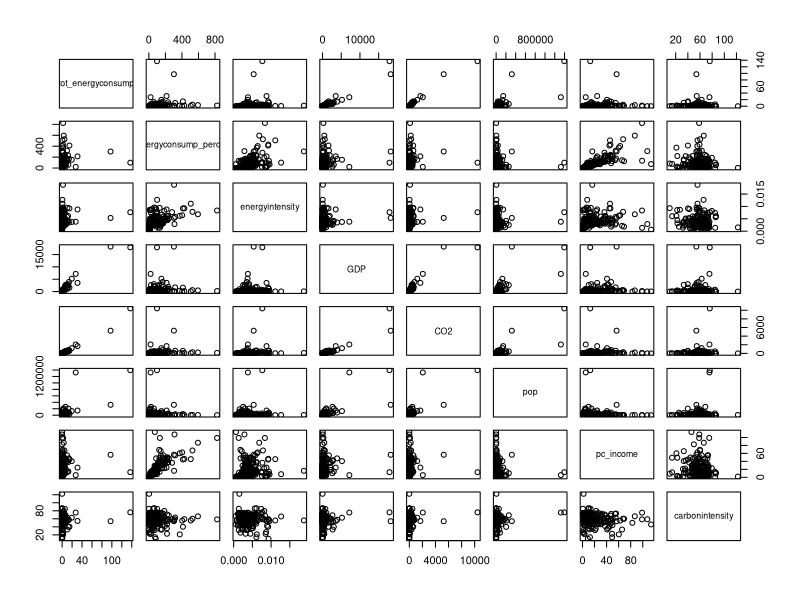
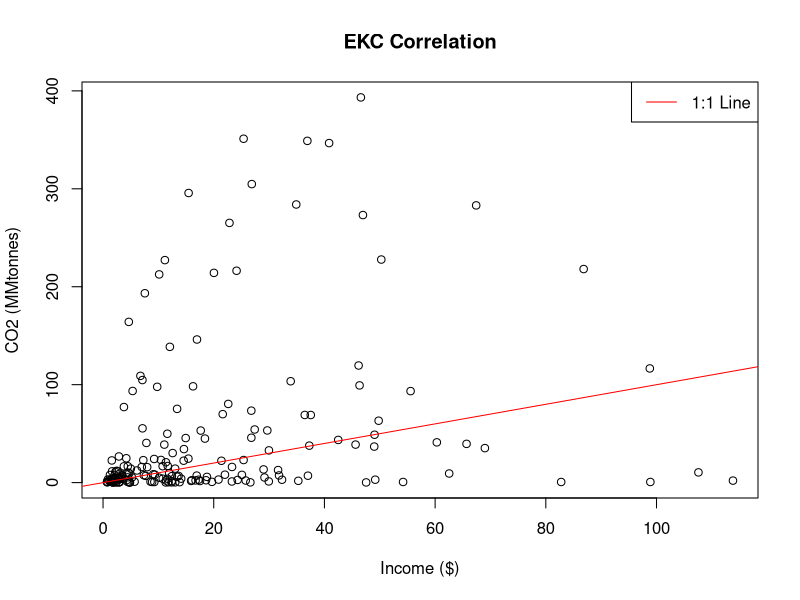
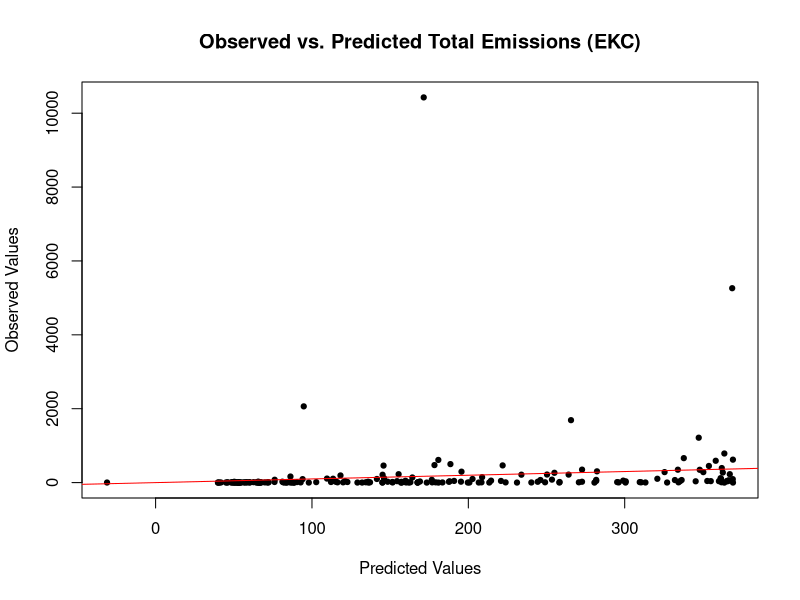
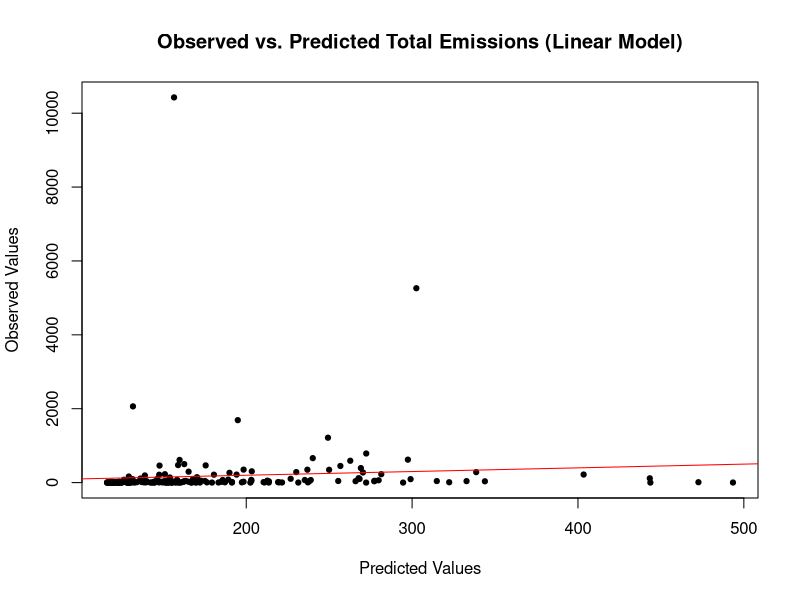
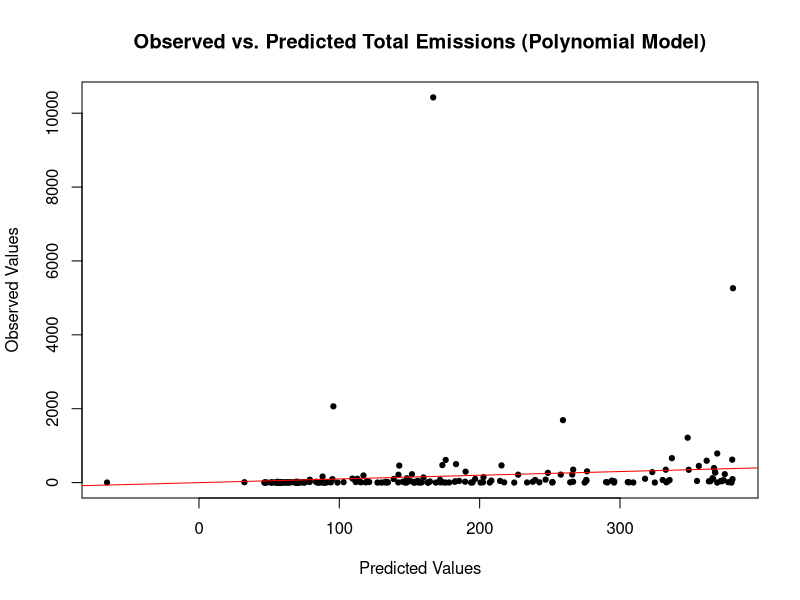
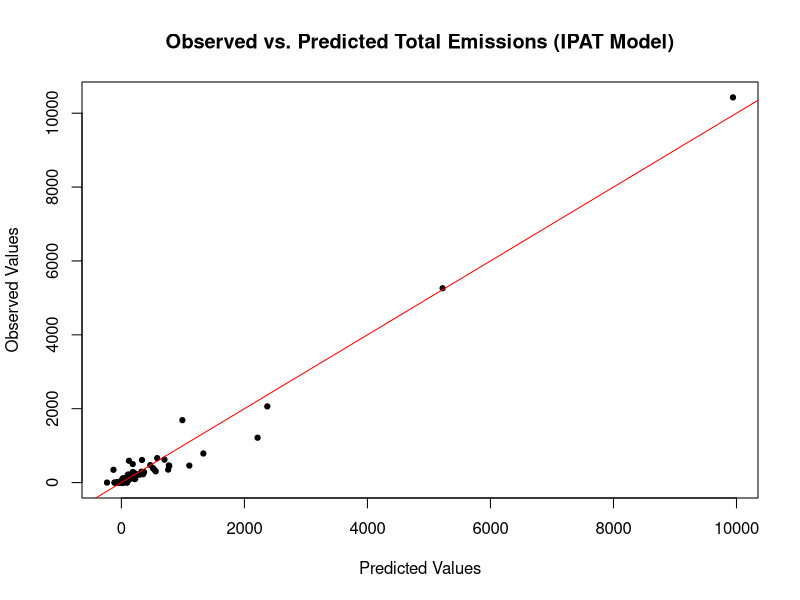
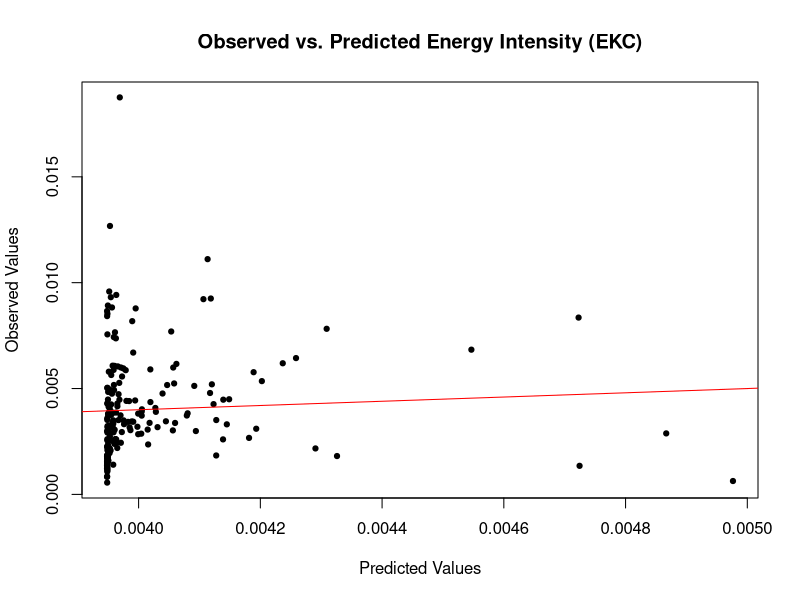
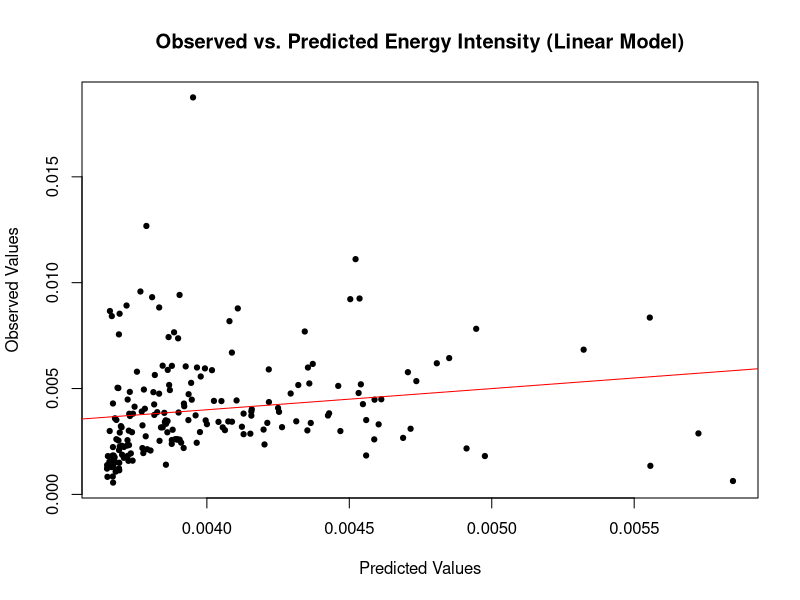

Recreate these plots in R, in order.
## ---- chunk 1
knitr::opts_chunk$set(echo = TRUE)
## ---- chunk 2
install.packages("readxl", repos = "http://cran.us.r-project.org")
install.packages("plotrix", repos = "http://cran.us.r-project.org")
library("readxl")
library(plotrix)
## ---- chunk 3
# Read in the files
data_tot_energyconsump <- read_excel("exam2data_fall22.xlsx", sheet = "total energy consumption", na = "--")
data_energyconsump_percap <- read_excel("exam2data_fall22.xlsx", sheet = "energy consumption per capita", na = "--")
data_energyintensity <- read_excel("exam2data_fall22.xlsx", sheet = "Energy$(Energy intensity)", na = "--")
data_GDP <- read_excel("exam2data_fall22.xlsx", sheet = "GDP", na = "--")
data_CO2 <- read_excel("exam2data_fall22.xlsx", sheet = "CO2emissions", na = "--")
data_pop <- read_excel("exam2data_fall22.xlsx", sheet = "population", na = "--")
## ---- chunk 4
# Select 2015 from each sheet and add to a new data frame
data = data.frame(matrix(nrow=231,ncol=0))
data$tot_energyconsump = data_tot_energyconsump$"2015"
data$energyconsump_percap = data_energyconsump_percap$"2015"
data$energyintensity = data_energyintensity$"2015"
data$GDP = data_GDP$"2015"
data$CO2 = data_CO2$"2015"
data$pop = data_pop$"2015"

# Set Row Names
row.names(data) <- data_pop$...2

# Remove World row
data = data[-1, ]

# Replace more NAs
data[data == 0] <- NA
data[data == "NA"] <- NA

# Create a Row Names vector

RowNames = row.names(data)

# Make sure values are numeric
data$energyconsump_percap = as.numeric(data$energyconsump_percap)
data$energyintensity = as.numeric(data$energyintensity)
data$GDP = as.numeric(data$GDP)
data$pop = as.numeric(data$pop)
## ---- chunk 5
# Per capita income (GDP/person)
# Multiply GDP by 1B as it's given in billions
# Multiply pop by 1M as it's given in millions
data$pc_income = (data$GDP * 1000000000) / (data$pop * 1000000)

# Energy Intensity (BTU/$ GDP)
# Divide by 1000 to remove 1000 BTU
data$energyintensity = data$energyintensity / 1000

# Carbon Intensity (CO2/BTU)
# Currently in units of MMtonnes CO2 / quad Btu
data$carbonintensity = data$CO2 / data$tot_energyconsump
## ---- chunk 6
# Create pairs plot and correlation values
pairs(data)
cor(data, use = "pairwise.complete.obs")
## ---- chunk 7
# EKC plot
row.names(data) <- 1:230
zoomed.data <- data[data$CO2 < 400,]
plot(zoomed.data$pc_income, zoomed.data$CO2, xlab = "Income ($)", ylab = "CO2 (MMtonnes)", main = "EKC Correlation")
abline(a = 0, b = 1, col = "red")
legend("topright", legend = "1:1 Line", col = "red", lty = 1)

# Reset row names
row.names(data) <- RowNames

# Remove NAs
data = na.omit(data[])
## ---- chunk 8
# Model including only total emissions and per capita income (EKC)
# added in quadratic using https://www.spsanderson.com/steveondata/posts/2023-11-17/index.html
# add in quadratic by squaring the pc_income column
data$pc_income_sq = -(data$pc_income^2)

fit_totem_pcinc_EKC = lm(CO2 ~ pc_income + pc_income_sq, data)
summary(fit_totem_pcinc_EKC)
our_aic = AIC(fit_totem_pcinc_EKC)
print(our_aic)

plot(predict(fit_totem_pcinc_EKC),data$CO2, pch = 19, cex = 0.7, xlab = "Predicted Values", ylab = "Observed Values", main = "Observed vs. Predicted Total Emissions (EKC)")
abline(a = 0, b = 1, col = "red")

# Linear Model
fit_totem_pcinc = lm(CO2 ~ pc_income, data)
summary(fit_totem_pcinc)
our_aic = AIC(fit_totem_pcinc)
print(our_aic)

plot(predict(fit_totem_pcinc),data$CO2, pch = 19, cex = 0.7, xlab = "Predicted Values", ylab = "Observed Values", main = "Observed vs. Predicted Total Emissions (Linear Model)")
abline(a = 0, b = 1, col = "red")

# Polynomial Model
fit_totem_poly = lm(CO2 ~ I(pc_income) + I(pc_income^2) + I(pc_income^3), data)
summary(fit_totem_poly)
our_aic = AIC(fit_totem_poly)
print(our_aic)

plot(predict(fit_totem_poly),data$CO2, pch = 19, cex = 0.7, xlab = "Predicted Values", ylab = "Observed Values", main = "Observed vs. Predicted Total Emissions (Polynomial Model)")
abline(a = 0, b = 1, col = "red")

# IPAT
fit_IPAT = lm(CO2 ~ pop * pc_income * carbonintensity, data)
summary(fit_IPAT)
our_aic = AIC(fit_IPAT)
print(our_aic)

plot(predict(fit_IPAT),data$CO2, pch = 19, cex = 0.7, xlab = "Predicted Values", ylab = "Observed Values", main = "Observed vs. Predicted Total Emissions (IPAT Model)")
abline(a = 0, b = 1, col = "red")

## ---- chunk 9
# Model including only total emissions and per capita income (EKC)
# added in quadratic using https://www.spsanderson.com/steveondata/posts/2023-11-17/index.html
fit_ei_pcinc_EKC = lm(energyintensity ~ pc_income_sq, data)
summary(fit_ei_pcinc_EKC)
our_aic = AIC(fit_ei_pcinc_EKC)
print(our_aic)

plot(predict(fit_ei_pcinc_EKC),data$energyintensity, pch = 19, cex = 0.7, xlab = "Predicted Values", ylab = "Observed Values", main = "Observed vs. Predicted Energy Intensity (EKC)")
abline(a = 0, b = 1, col = "red")

# Linear Model
fit_ei_pcinc = lm(energyintensity ~ pc_income, data)
summary(fit_ei_pcinc)
our_aic = AIC(fit_ei_pcinc)
print(our_aic)

plot(predict(fit_ei_pcinc),data$energyintensity, pch = 19, cex = 0.7, xlab = "Predicted Values", ylab = "Observed Values", main = "Observed vs. Predicted Energy Intensity (Linear Model)")
abline(a = 0, b = 1, col = "red")

# Polynomial Model
fit_ei_poly = lm(energyintensity ~ I(pc_income) + I(pc_income^2) + I(pc_income^3), data)
summary(fit_ei_poly)
our_aic = AIC(fit_ei_poly)
print(our_aic)

plot(predict(fit_ei_poly),data$energyintensity, pch = 19, cex = 0.7, xlab = "Predicted Values", ylab = "Observed Values", main = "Observed vs. Predicted Energy Intensity (Polynomial Model)")
abline(a = 0, b = 1, col = "red")
## ---- chunk 10
# Model including only total emissions and per capita income (EKC)
# added in quadratic using https://www.spsanderson.com/steveondata/posts/2023-11-17/index.html
fit_ci_pcinc_EKC = lm(carbonintensity ~ pc_income_sq, data)
summary(fit_ci_pcinc_EKC)
our_aic = AIC(fit_ci_pcinc_EKC)
print(our_aic)

plot(predict(fit_ci_pcinc_EKC),data$carbonintensity, pch = 19, cex = 0.7, xlab = "Predicted Values", ylab = "Observed Values", main = "Observed vs. Predicted Carbon Intensity (EKC)")
abline(a = 0, b = 1, col = "red")

# Linear Model
fit_ci_pcinc = lm(carbonintensity ~ pc_income, data)
summary(fit_ci_pcinc)
our_aic = AIC(fit_ci_pcinc)
print(our_aic)

plot(predict(fit_ci_pcinc),data$carbonintensity, pch = 19, cex = 0.7, xlab = "Predicted Values", ylab = "Observed Values", main = "Observed vs. Predicted Carbon Intensity (Linear Model)")
abline(a = 0, b = 1, col = "red")

# Polynomial Model
fit_ci_poly = lm(carbonintensity ~ I(pc_income) + I(pc_income^2) + I(pc_income^3), data)
summary(fit_ci_poly)
our_aic = AIC(fit_ci_poly)
print(our_aic)

plot(predict(fit_ci_poly),data$carbonintensity, pch = 19, cex = 0.7, xlab = "Predicted Values", ylab = "Observed Values", main = "Observed vs. Predicted Carbon Intensity (Polynomial Model)")
abline(a = 0, b = 1, col = "red")
